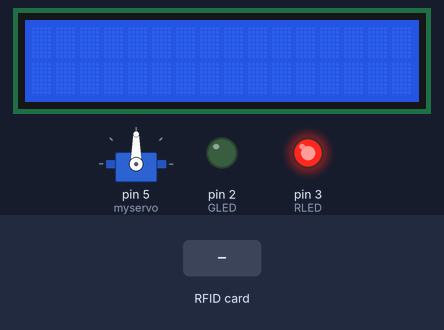
Bench run of a sketch on a simulated Arduino Uno, built with avr-gcc and run on an emulated ATmega328P. Parts: 16×2 character LCD, servo, output pins drawn as LEDs (lit = HIGH). Inputs (shaded band) come from the test bench. Pins used as bus, display or sensor lines are not drawn; what the sketch prints to the serial monitor is not drawn.

Above: at 1.3 s.
1.4 s: RFID card F2 C5 D4 1B held to the reader
At 1.9 s:
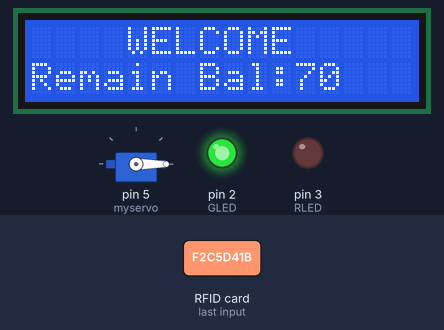
At 5.9 s:
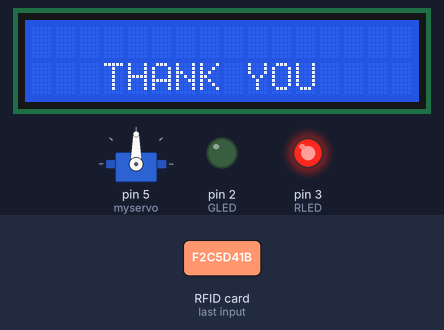
6.0 s: RFID card 97 43 18 29 19 held to the reader
At 7.9 s:
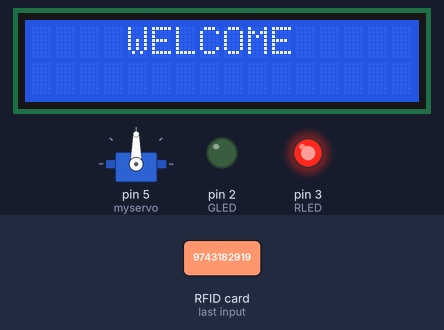
9.0 s: RFID card 5E 7A 19 C4 held to the reader
Timing chart, 0 to 12.0 s (numbered marks = the images above; inputs shaded):
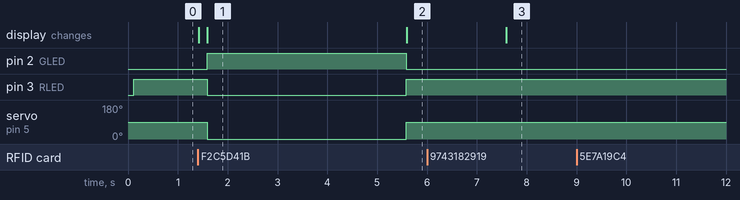

The sketch:

Code.ino
```cpp
#include <SPI.h>
#include <MFRC522.h>
#include<Servo.h>
#include<SoftwareSerial.h>
#define SS_PIN 10
#define RST_PIN 9
#include<LiquidCrystal.h>

LiquidCrystal lcd(19, 18, 17, 16, 15, 14); //creation of object with all pins used for the class (RS,En,D4,D5,D6,D7)
//Rw,VSS,K is GND
//VDD,A is +5
//Vo to POT Middle terminal

#define GLED 2                     //Global Defination
#define RLED 3                 //Global Defination

String aNAME="Sudhanva_G_R";
String bNAME="Tejesh_U";

String aNO="9743182919";
String bNO="9875664812";

int aBAL=100;
int bBAL=200;

int atemp, btemp;

MFRC522 mfrc522(SS_PIN, RST_PIN);   // Create MFRC522 instance.
Servo myservo;
void setup()
{
  lcd.begin(16, 2);            //initiate data transmission uaing object LCD
  Serial.begin(9600);   // Initiate a serial communication
  SPI.begin();      // Initiate  SPI bus
  pinMode(RLED,OUTPUT);
  pinMode(GLED,OUTPUT);
  mfrc522.PCD_Init();   // Initiate MFRC522 (Performs a soft reset on the MFRC522 chip and waits for it to be ready again)iniate comm. b/w Tx & Rx in RFID
  myservo.attach(5);     //Attach the Servo variable to a pin
}

void loop()
{
  digitalWrite(RLED,HIGH);
  digitalWrite(GLED,LOW);// Look for new cards
  if ( ! mfrc522.PICC_IsNewCardPresent())
  {
    return;
  }
  if ( ! mfrc522.PICC_ReadCardSerial())
  {
    return;
  }
  Serial.print("RFID tag No.      :");
  String content= ""; //Here content is variable
  byte letter; //Here letter is variable
  for (byte i = 0; i < mfrc522.uid.size; i++) // unique identification.size is the length of that RFID
  {
     Serial.print(mfrc522.uid.uidByte[i] < 0x10 ? " 0" : " ");
     Serial.print(mfrc522.uid.uidByte[i], HEX);
     content.concat(String(mfrc522.uid.uidByte[i] < 0x10 ? " 0" : " "));
     content.concat(String(mfrc522.uid.uidByte[i], HEX));
  }
  Serial.println();

  content.toUpperCase();

  if (content.substring(1) == "F2 C5 D4 1B") //change here the UID of the card/cards that you want to give access
  {
           lcd.clear();
           lcd.setCursor(4,0);
           lcd.print("WELCOME");
          Serial.print("Owner Name        : ");
          Serial.print(aNAME);
          Serial.print("\n");
          Serial.print("Mobile No.        : ");
          Serial.print(aNO);
          Serial.print("\n");
          Serial.println("Vehicle No.       : KA-06-V-6542");
          Serial.println("Vehicle Type      : L M V");
          Serial.print("Available balance : ");
          Serial.print(aBAL);
          Serial.print(" Rs.\n");
          Serial.print("Toll Charges      : 30 Rs.\n");
          if(aBAL>=30)
          {
              aBAL=aBAL-30;
              atemp=aBAL;
              lcd.setCursor(0,1);
              lcd.print("Remain Bal:");
              lcd.setCursor(11,1);
              lcd.print(aBAL);
              Serial.println("Gate opened");
              myservo.write(0);
              digitalWrite(RLED,LOW);
              digitalWrite(GLED,HIGH);
              delay(4000);
              myservo.write(90);
              Serial.println("Gate closed");
              digitalWrite(RLED,HIGH);
              digitalWrite(GLED,LOW);
              lcd.clear();
              lcd.setCursor(3,1);
              lcd.print("THANK YOU");
              Serial.print("Remaining balance : ");
              Serial.print(aBAL);
              Serial.print(" Rs.\n\n");
              delay(2000);
              lcd.clear();
              lcd.setCursor(4,0);
              lcd.print("WELCOME");
         }
          else
          {
              lcd.clear();
              lcd.setCursor(0,0);
              lcd.print("Please Recharge");
              lcd.setCursor(0,1);
              lcd.print("Balance is low");
              delay(3000);
              lcd.clear();
              Serial.println("*************** Please Recharge *************** ");
              Serial.println("*************** The Balance is low *************** ");
          }

  }

  else if(content.substring(1)=="D9 5E 4F D3")
 {
           lcd.clear();
           lcd.setCursor(4,0);
           lcd.print("WELCOME");
          Serial.print("Owner Name        : ");
          Serial.print(bNAME);
          Serial.print("\n");
          Serial.print("Mobile No.        : ");
          Serial.print(bNO);
          Serial.print("\n");
          Serial.println("Vehicle No.       : KA-06-V-6542");
          Serial.println("Vehicle Type      : L M V");
          Serial.print("Available balance : ");
          Serial.print(bBAL);
          Serial.print(" Rs.\n");
          Serial.print("Toll Charges      : 30 Rs.\n");
          if(bBAL>=30)
          {
              bBAL=bBAL-30;
              btemp=bBAL;
              lcd.setCursor(0,1);
              lcd.print("Remain Bal:");
              lcd.setCursor(11,1);
              lcd.print(bBAL);
              Serial.println("Gate opened");
              myservo.write(0);
              digitalWrite(RLED,LOW);
              digitalWrite(GLED,HIGH);
              delay(4000);
              myservo.write(90);
              Serial.println("Gate closed");
              digitalWrite(RLED,HIGH);
              digitalWrite(GLED,LOW);
              lcd.clear();
              lcd.setCursor(3,1);
              lcd.print("THANK YOU");
              Serial.print("Remaining balance : ");
              Serial.print(bBAL);
              Serial.print(" Rs.\n\n");
              delay(2000);
              lcd.clear();
              lcd.setCursor(4,0);
              lcd.print("WELCOME");
         }
         else
          {
              lcd.clear();
              lcd.setCursor(0,0);
              lcd.print("Please Recharge");
              lcd.setCursor(0,1);
              lcd.print("Balance is low");
              delay(3000);
              lcd.clear();
              Serial.println("*************** Please Recharge *************** ");
              Serial.println("*************** The Balance is low *************** ");
          }

     }
}
```

Measured:
- after the input at 1.4 s, pin 2 (GLED): LOW → HIGH after 0.19 s, → LOW 4.0 s later; pin 3 (RLED): HIGH → LOW after 0.19 s, → HIGH 4.0 s later; servo on pin 5 (myservo): 90° → 0° after 0.19 s, → 90° 4.0 s later; the display: first changes at once (image 1 shows a later state)
- after the input at 9.0 s, every drawn part: stays the same
- what the display in image 1 shows lasts 4.0 s, from 1.6 s to 5.6 s
